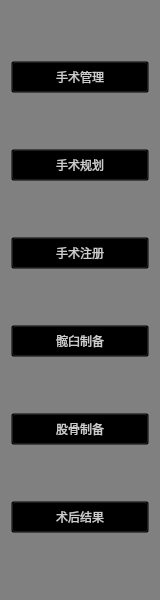
<?xml version="1.0" encoding="UTF-8"?>
<ui version="4.0">
 <class>AcetabularPreparationWidget</class>
 <widget class="QWidget" name="AcetabularPreparationWidget">
  <property name="geometry">
   <rect>
    <x>0</x>
    <y>0</y>
    <width>160</width>
    <height>600</height>
   </rect>
  </property>
  <property name="minimumSize">
   <size>
    <width>160</width>
    <height>0</height>
   </size>
  </property>
  <property name="maximumSize">
   <size>
    <width>16777215</width>
    <height>16777215</height>
   </size>
  </property>
  <property name="windowTitle">
   <string>AcetabularPreparationWidget</string>
  </property>
  <property name="styleSheet">
   <string notr="true">background-color: gray;</string>
  </property>
  <layout class="QVBoxLayout" name="verticalLayout">
   <item>
    <widget class="QPushButton" name="pushButton">
     <property name="minimumSize">
      <size>
       <width>0</width>
       <height>32</height>
      </size>
     </property>
     <property name="maximumSize">
      <size>
       <width>16777215</width>
       <height>32</height>
      </size>
     </property>
     <property name="styleSheet">
      <string notr="true">QPushButton{
	background-color: transparent;
	color:rgb(204,204,204);
}
QPushButton::hover { 
	color: rgb(255,255,255);
	background-color: rgb(0, 183, 138);
	border-radius: 10px;
}</string>
     </property>
     <property name="text">
      <string>手术管理</string>
     </property>
    </widget>
   </item>
   <item>
    <widget class="QPushButton" name="pushButton_2">
     <property name="minimumSize">
      <size>
       <width>0</width>
       <height>32</height>
      </size>
     </property>
     <property name="maximumSize">
      <size>
       <width>16777215</width>
       <height>32</height>
      </size>
     </property>
     <property name="styleSheet">
      <string notr="true">QPushButton{
	background-color: transparent;
	color:rgb(204,204,204);
}
QPushButton::hover { 
	color: rgb(255,255,255);
	background-color: rgb(0, 183, 138);
	border-radius: 10px;
}</string>
     </property>
     <property name="text">
      <string>手术规划</string>
     </property>
    </widget>
   </item>
   <item>
    <widget class="QPushButton" name="pushButton_3">
     <property name="minimumSize">
      <size>
       <width>0</width>
       <height>32</height>
      </size>
     </property>
     <property name="maximumSize">
      <size>
       <width>16777215</width>
       <height>32</height>
      </size>
     </property>
     <property name="styleSheet">
      <string notr="true">QPushButton{
	background-color: transparent;
	color:rgb(204,204,204);
}
QPushButton::hover { 
	color: rgb(255,255,255);
	background-color: rgb(0, 183, 138);
	border-radius: 10px;
}</string>
     </property>
     <property name="text">
      <string>手术注册</string>
     </property>
    </widget>
   </item>
   <item>
    <widget class="QPushButton" name="pushButton_4">
     <property name="minimumSize">
      <size>
       <width>0</width>
       <height>32</height>
      </size>
     </property>
     <property name="maximumSize">
      <size>
       <width>16777215</width>
       <height>32</height>
      </size>
     </property>
     <property name="styleSheet">
      <string notr="true">QPushButton{
	background-color: transparent;
	color:rgb(204,204,204);
}
QPushButton::hover { 
	color: rgb(255,255,255);
	background-color: rgb(0, 183, 138);
	border-radius: 10px;
}</string>
     </property>
     <property name="text">
      <string>髋臼制备</string>
     </property>
    </widget>
   </item>
   <item>
    <widget class="QPushButton" name="pushButton_5">
     <property name="minimumSize">
      <size>
       <width>0</width>
       <height>32</height>
      </size>
     </property>
     <property name="maximumSize">
      <size>
       <width>16777215</width>
       <height>32</height>
      </size>
     </property>
     <property name="styleSheet">
      <string notr="true">QPushButton{
	background-color: transparent;
	color:rgb(204,204,204);
}
QPushButton::hover { 
	color: rgb(255,255,255);
	background-color: rgb(0, 183, 138);
	border-radius: 10px;
}</string>
     </property>
     <property name="text">
      <string>股骨制备</string>
     </property>
    </widget>
   </item>
   <item>
    <widget class="QPushButton" name="pushButton_6">
     <property name="minimumSize">
      <size>
       <width>0</width>
       <height>32</height>
      </size>
     </property>
     <property name="maximumSize">
      <size>
       <width>16777215</width>
       <height>32</height>
      </size>
     </property>
     <property name="styleSheet">
      <string notr="true">QPushButton{
	background-color: transparent;
	color:rgb(204,204,204);
}
QPushButton::hover { 
	color: rgb(255,255,255);
	background-color: rgb(0, 183, 138);
	border-radius: 10px;
}</string>
     </property>
     <property name="text">
      <string>术后结果</string>
     </property>
    </widget>
   </item>
  </layout>
 </widget>
 <resources/>
 <connections/>
</ui>
